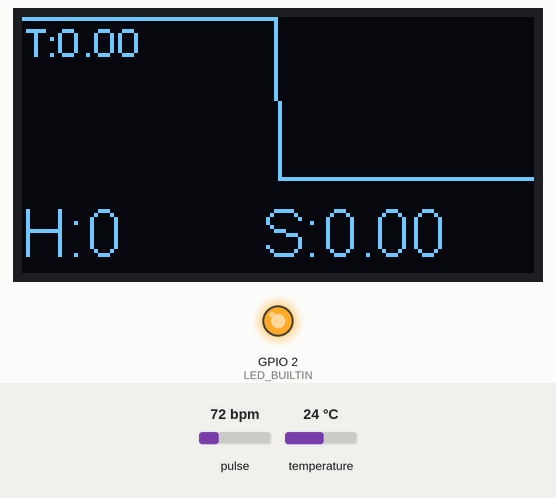
Recording of a sketch running on a simulated ESP8266 (NodeMCU). Shown: 128×64 one-colour display, output pins drawn as LEDs (lit = HIGH, except the on-board LED, lit = LOW). The inputs (shaded band) are chosen by the test bench; at power-on: pulse 72 bpm, temperature 24 °C. What the sketch prints to the serial monitor is not drawn.

Above: at 1.2 s.
1.3 s: pulse set to 100 bpm
At 4.24 s:
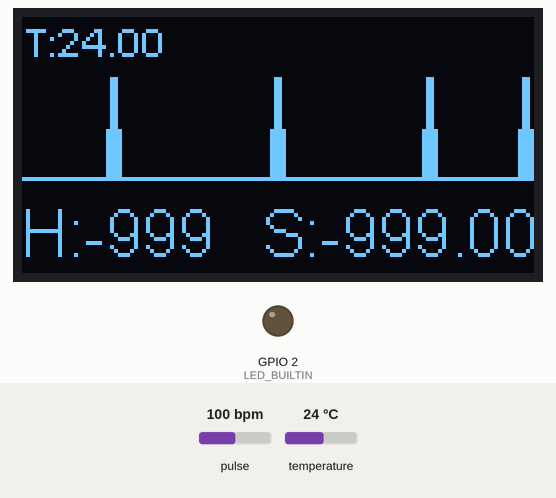
6.5 s: pulse set to 42 bpm
At 8.25 s:
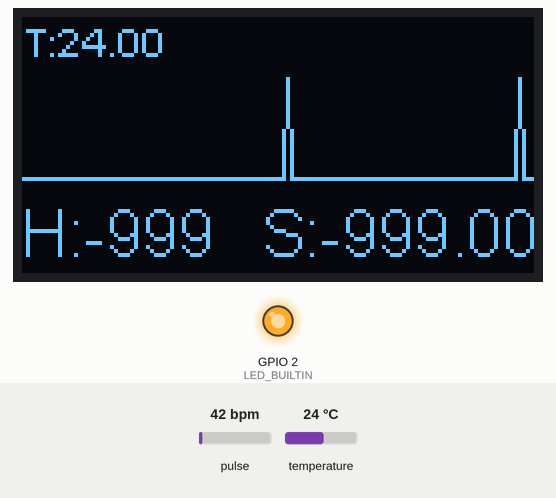
10.5 s: temperature set to 12 °C
At 14.14 s:
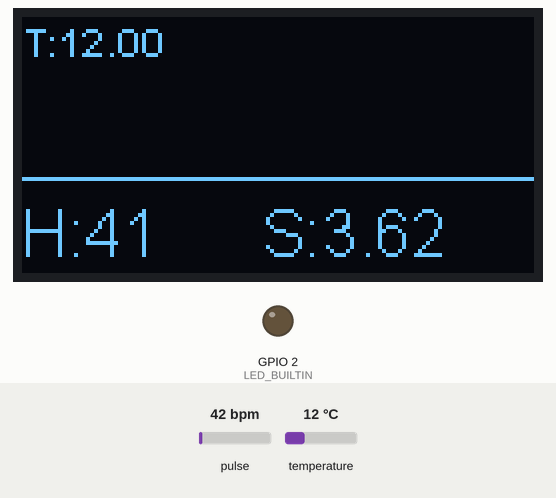
14.5 s: temperature set to 19 °C
At 18.4 s:
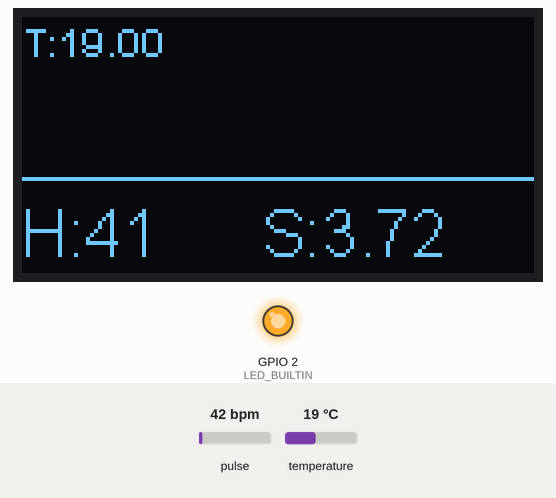
Timing chart, 0 to 18.7 s (numbered marks = the images above; inputs shaded):
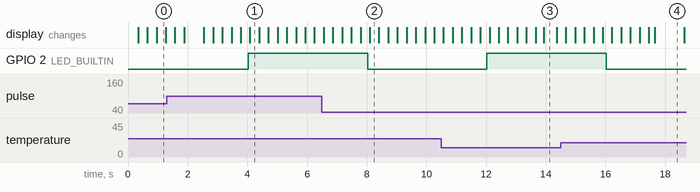

Measured:
- what the display in image 3 shows lasts 0.5 s, from 13.9 s to 14.4 s
- what the display in image 4 shows lasts 1.0 s, from 17.6 s to 18.6 s

The sketch:

ESP-01_8266_MAX30102_SPO2_temperature_oled.ino
```cpp
/*****************************************************************
* Pulse rate and SPO2 meter using the MAX30102
* https://github.com/har-in-air/ESP8266_MAX30102_SPO2_PULSE_METER
*
*
*
* This is a mashup of
* 1. sensor initialization and readout code from Sparkfun
* https://github.com/sparkfun/SparkFun_MAX3010x_Sensor_Library
*
*  2. spo2 & pulse rate analysis from
* https://github.com/aromring/MAX30102_by_RF
* (algorithm by  Robert Fraczkiewicz)
* I tweaked this to use 50Hz sample rate
*
* 3. ESP8266 AP & Webserver code from Random Nerd tutorials
* https://randomnerdtutorials.com/esp8266-nodemcu-access-point-ap-web-server/
******************************************************************/

#include <Arduino.h>
#include <Wire.h>
#include <ESP8266WiFi.h>
#include <ESPAsyncTCP.h>
//#include <ESPAsyncWebServer.h>
#include <ESPAsyncWebSrv.h>
#include "algorithm_by_RF.h"
#include "MAX30105.h"
#include "heartRate.h"
#include "SSD1306Wire.h"        //(4针)0.96寸I2C通讯128x64OLED液晶屏模块1315驱动


#define SDA 1
#define SCL 3


SSD1306Wire display(0x3c, SDA, SCL);   // ADDRESS, SDA, SCL  -  SDA and SCL usually populate automatically based on your board's pins_arduino.h e.g. https://github.com/esp8266/Arduino/blob/master/variants/nodemcu/pins_arduino.h

const char* ssidAP = "SP02-Pulse";
const char* passwordAP = "";
int arr[128] = {0}; //显示数组

AsyncWebServer server(80);

// uncomment for test : measuring actual sample rate, or to display waveform on a serial plotter
//#define MODE_DEBUG

MAX30105 sensor;


#ifdef MODE_DEBUG
uint32_t startTime;
#endif

uint32_t  aun_ir_buffer[RFA_BUFFER_SIZE]; //infrared LED sensor data
uint32_t  aun_red_buffer[RFA_BUFFER_SIZE];  //red LED sensor data
int32_t   n_heart_rate;
float     n_spo2;
int       numSamples;
float temperature;

const char index_html[] PROGMEM = R"rawliteral(
<!DOCTYPE HTML><html>
<head>
  <meta name="viewport" content="width=device-width, initial-scale=1">
  <style>
    html {
     font-family: Arial;
     margin: 0px;
     text-align: left;
    }
    td {
      color:grey;
      padding: 10px;
      }
    table {
      background-color:black;
      margin-top : 70px;
      margin-left: auto;
      margin-right: auto;
      }
    body {
      background-color:grey;
      margin:0;
      padding:0;
      font-size: 2.0rem;
      }
    .field {
      font-size: 2.5rem;
      color : green;
      }
  </style>
</head>
<body>
<table>
  <tr>
    <td>SPO2</td>
    <td class="field" id="spo2" align="right">%SPO2%</td>
    <td>&#37;</td>
  </tr>
  <tr>
    <td>Pulse</td>
    <td class="field" id="heartrate" align="right">%HEARTRATE%</td>
    <td>bpm</td>
  </tr>
    <tr>
    <td>temperature</td>
    <td class="field" id="temperature" align="right">%TEMPERATURE%</td>
    <td>C</td>
  </tr>
</table>
</body>
<script>
setInterval(function ( ) {
  var xhttp = new XMLHttpRequest();
  xhttp.onreadystatechange = function() {
    if (this.readyState == 4 && this.status == 200) {
      document.getElementById("spo2").innerHTML = this.responseText;
    }
  };
  xhttp.open("GET", "/spo2", true);
  xhttp.send();
}, 4000 ) ;
setInterval(function ( ) {
  var xhttp = new XMLHttpRequest();
  xhttp.onreadystatechange = function() {
    if (this.readyState == 4 && this.status == 200) {
      document.getElementById("heartrate").innerHTML = this.responseText;
    }
  };
  xhttp.open("GET", "/heartrate", true);
  xhttp.send();
}, 4000 ) ;
setInterval(function ( ) {
  var xhttp = new XMLHttpRequest();
  xhttp.onreadystatechange = function() {
    if (this.readyState == 4 && this.status == 200) {
      document.getElementById("temperature").innerHTML = this.responseText;
    }
  };
  xhttp.open("GET", "/temperature", true);
  xhttp.send();
}, 4000 ) ;
</script>
</html>)rawliteral";


String processor(const String& var){
    if(var == "SPO2"){
      return n_spo2 > 0 ? String(n_spo2) : String("00.00");
      }
    else if(var == "HEARTRATE"){
      return n_heart_rate > 0 ? String(n_heart_rate) : String("00");
      }
    return String();
    }


void setup() {
  Serial.begin(115200);
  Serial.println();
  Serial.println("SPO2/Pulse meter");

 // Initialising the UI will init the display too.
  display.init();
//  display.flipScreenVertically();
  display.setFont(ArialMT_Plain_10);


  // ESP8266 tx power output 20.5dBm by default
  // we can lower this to reduce power supply noise caused by tx bursts
  WiFi.setOutputPower(12);

  WiFi.softAP(ssidAP, passwordAP);
  IPAddress IP = WiFi.softAPIP();
  Serial.print("AP IP address: ");
  Serial.println(IP);

  server.on("/", HTTP_GET, [](AsyncWebServerRequest *request){
    request->send_P(200, "text/html", index_html, processor);
    });
  server.on("/spo2", HTTP_GET, [](AsyncWebServerRequest *request){
    request->send_P(200, "text/plain", n_spo2 > 0 ? String(n_spo2).c_str() : "00.00");
    });
  server.on("/heartrate", HTTP_GET, [](AsyncWebServerRequest *request){
    request->send_P(200, "text/plain", n_heart_rate > 0 ? String(n_heart_rate).c_str() : "00");
  });
  server.on("/temperature", HTTP_GET, [](AsyncWebServerRequest *request){
    request->send_P(200, "text/plain", temperature > 0 ? String(temperature).c_str() : "00");
  });
  server.begin();

  pinMode(LED_BUILTIN, OUTPUT);

  if (sensor.begin(Wire, I2C_SPEED_FAST) == false) {
    Serial.println("Error: MAX30102 not found, try cycling power to the board...");
    // indicate fault by blinking the board LED rapidly
    while (1){
      digitalWrite(LED_BUILTIN, !digitalRead(LED_BUILTIN));
      delay(100);
      }
    }
    // ref Maxim AN6409, average dc value of signal should be within 0.25 to 0.75 18-bit range (max value = 262143)
    // You should test this as per the app note depending on application : finger, forehead, earlobe etc. It even
    // depends on skin tone.
    // I found that the optimum combination for my index finger was :
    // ledBrightness=30 and adcRange=2048, to get max dynamic range in the waveform, and a dc level > 100000
  byte ledBrightness = 60; // 0 = off,  255 = 50mA
  byte sampleAverage = 4; // 1, 2, 4, 8, 16, 32
  byte ledMode = 2; // 1 = Red only, 2 = Red + IR, 3 = Red + IR + Green (MAX30105 only)
  int sampleRate = 200; // 50, 100, 200, 400, 800, 1000, 1600, 3200
  int pulseWidth = 411; // 69, 118, 215, 411
  int adcRange = 4096; // 2048, 4096, 8192, 16384

  sensor.setup(ledBrightness, sampleAverage, ledMode, sampleRate, pulseWidth, adcRange);
  sensor.getINT1(); // clear the status registers by reading
  sensor.getINT2();
  numSamples = 0;

#ifdef MODE_DEBUG
  startTime = millis();
#endif
  }


#ifdef MODE_DEBUG
void loop(){
  sensor.check();

  while (sensor.available())   {
    numSamples++;
#if 0
    // measure the sample rate FS  (in Hz) to be used by the RF algorithm
    //Serial.print("R[");
    //Serial.print(sensor.getFIFORed());
    //Serial.print("] IR[");
    //Serial.print(sensor.getFIFOIR());
    //Serial.print("] ");
    Serial.print((float)numSamples / ((millis() - startTime) / 1000.0), 2);
    Serial.println(" Hz");
#else
    // display waveform on Arduino Serial Plotter window
    Serial.print(sensor.getFIFORed());
    Serial.print(" ");
    Serial.println(sensor.getFIFOIR());
#endif

    sensor.nextSample();
  }
}

#else // normal spo2 & heart-rate measure mode

void loop() {
  float ratio,correl;
  int8_t  ch_spo2_valid;
  int8_t  ch_hr_valid;


  sensor.check();
  while (sensor.available())   {
      aun_red_buffer[numSamples] = sensor.getFIFORed();
      aun_ir_buffer[numSamples] = sensor.getFIFOIR();
      numSamples++;
      sensor.nextSample();


      if (numSamples == RFA_BUFFER_SIZE) {
        // calculate heart rate and SpO2 after RFA_BUFFER_SIZE samples (ST seconds of samples) using Robert's method
        rf_heart_rate_and_oxygen_saturation(aun_red_buffer, RFA_BUFFER_SIZE,aun_ir_buffer , &n_spo2, &ch_spo2_valid, &n_heart_rate, &ch_hr_valid, &ratio, &correl);  //这个巨坑！！没有之一，red_buffer和ir_buffer得交换位置读数才显得正常，否则乱跳数字大部分为-999，但所有例程都没有改，有没人知道为什么
        Serial.printf("SP02 ");
        if (ch_spo2_valid) Serial.print(n_spo2); else Serial.print("x");
        Serial.print(", Pulse ");
        if (ch_hr_valid) Serial.print(n_heart_rate); else Serial.print("x");

        numSamples = 0;
        // toggle the board LED. This should happen every ST (= 4) seconds if MAX30102 has been configured correctly
        digitalWrite(LED_BUILTIN, !digitalRead(LED_BUILTIN));
        temperature = sensor.readTemperature();
        Serial.print(", temp=");
        Serial.print(temperature, 4);Serial.print("°C");
        Serial.println();


        }

        //-------------oled---------------end
        // clear the display
        display.clear();
        // draw the current demo method
        display.setFont(ArialMT_Plain_16);
        display.setTextAlignment(TEXT_ALIGN_LEFT);
        display.drawString(0, 45, "H:" + String(n_heart_rate));
        display.drawString(60, 45, "S:" + String(n_spo2));
        display.setFont(ArialMT_Plain_10);
        display.drawString(0, 0, "T:" + String(temperature));

        //-------------oled---------------end

    }
        if (checkForBeat(aun_red_buffer[numSamples-1]) == true and aun_red_buffer[numSamples-1] > 20000){arr[127] =15;}else{arr[127] =40;}
        for(int i=0;i<127;i++){
          display.drawLine(i, arr[i], i+1, arr[i+1]);
          arr[i] = arr[i+1];
          }
        // write the buffer to the display oled
        display.display();
  }

#endif
```

algorithm_by_RF.h
```cpp
/*
 * Created by Robert Fraczkiewicz, 01/2018
 * New signal processing methodology for obtaining heart rate and SpO2 data
 * from the MAX30102 sensor manufactured by MAXIM Integrated Products, Inc.
 */
/*******************************************************************************
* Copyright (C) 2017 Robert Fraczkiewicz, All Rights Reserved.
*
* Permission is hereby granted, free of charge, to any person obtaining a
* copy of this software and associated documentation files (the "Software"),
* to deal in the Software without restriction, including without limitation
* the rights to use, copy, modify, merge, publish, distribute, sublicense,
* and/or sell copies of the Software, and to permit persons to whom the
* Software is furnished to do so, subject to the following conditions:
*
* The above copyright notice and this permission notice shall be included
* in all copies or substantial portions of the Software.
*
* THE SOFTWARE IS PROVIDED "AS IS", WITHOUT WARRANTY OF ANY KIND, EXPRESS
* OR IMPLIED, INCLUDING BUT NOT LIMITED TO THE WARRANTIES OF
* MERCHANTABILITY, FITNESS FOR A PARTICULAR PURPOSE AND NONINFRINGEMENT.
* IN NO EVENT SHALL ROBERT FRACZKIEWICZ BE LIABLE FOR ANY CLAIM, DAMAGES
* OR OTHER LIABILITY, WHETHER IN AN ACTION OF CONTRACT, TORT OR OTHERWISE,
* ARISING FROM, OUT OF OR IN CONNECTION WITH THE SOFTWARE OR THE USE OR
* OTHER DEALINGS IN THE SOFTWARE.
*
* The mere transfer of this software does not imply any licenses
* of trade secrets, proprietary technology, copyrights, patents,
* trademarks, maskwork rights, or any other form of intellectual
* property whatsoever. Robert Fraczkiewicz retains all
* ownership rights.
*******************************************************************************
*/
#ifndef ALGORITHM_BY_RF_H_
#define ALGORITHM_BY_RF_H_
#include <Arduino.h>

/*
 * Settable parameters
 * Leave these alone if your circuit and hardware setup match the defaults
 * described in this code's Instructable. Typically, different sampling rate
 * and/or sample length would require these paramteres to be adjusted.
 */
 // HN changed FS to 50Hz
#define ST 4      // Sampling time in s. WARNING: if you change ST, then you MUST recalcuate the sum_X2 parameter below!
#define FS 50     // Sampling frequency in Hz. WARNING: if you change FS, then you MUST recalcuate the sum_X2 parameter below!
// Sum of squares of ST*FS numbers from -mean_X (see below) to +mean_X incremented be one. For example, given ST=4 and FS=50,
// the sum consists of 200 terms: (-99.5)^2 + (-98.5)^2 + (-97.5)^2 + ... + (97.5)^2 + (98.5)^2 + (99.5)^2
// The sum is symmetrc, so you can evaluate it by multiplying its positive half by 2. It is precalcuated here for enhanced
// performance.
const float sum_X2 = 666650.0; // WARNING: you MUST recalculate this sum if you changed either ST or FS above!
// WARNING: The two parameters below are CRUCIAL! Proper HR evaluation depends on these.
#define MAX_HR 180  // Maximal heart rate. To eliminate erroneous signals, calculated HR should never be greater than this number.
#define MIN_HR 40   // Minimal heart rate. To eliminate erroneous signals, calculated HR should never be lower than this number.
// Minimal ratio of two autocorrelation sequence elements: one at a considered lag to the one at lag 0.
// Good quality signals must have such ratio greater than this minimum.
const float min_autocorrelation_ratio = 0.5;
// Pearson correlation between red and IR signals.
// Good quality signals must have their correlation coefficient greater than this minimum.
const float min_pearson_correlation = 0.8;

/*
 * Derived parameters
 * Do not touch these!
 *
 */
const int32_t RFA_BUFFER_SIZE = FS*ST; // Number of smaples in a single batch
const int32_t FS60 = FS*60;  // Conversion factor for heart rate from bps to bpm
const int32_t LOWEST_PERIOD = FS60/MAX_HR; // Minimal distance between peaks
const int32_t HIGHEST_PERIOD = FS60/MIN_HR; // Maximal distance between peaks
const float mean_X = (float)(RFA_BUFFER_SIZE-1)/2.0; // Mean value of the set of integers from 0 to RFA_BUFFER_SIZE-1. For ST=4 and FS=50 it's equal to 99.5.

void rf_heart_rate_and_oxygen_saturation(uint32_t *pun_ir_buffer, int32_t n_ir_buffer_length, uint32_t *pun_red_buffer, float *pn_spo2, int8_t *pch_spo2_valid, int32_t *pn_heart_rate,
                                        int8_t *pch_hr_valid, float *ratio, float *correl);
float rf_linear_regression_beta(float *pn_x, float xmean, float sum_x2);
float rf_autocorrelation(float *pn_x, int32_t n_size, int32_t n_lag);
float rf_rms(float *pn_x, int32_t n_size, float *sumsq);
float rf_Pcorrelation(float *pn_x, float *pn_y, int32_t n_size);
void rf_initialize_periodicity_search(float *pn_x, int32_t n_size, int32_t *p_last_periodicity, int32_t n_max_distance, float min_aut_ratio, float aut_lag0);
void rf_signal_periodicity(float *pn_x, int32_t n_size, int32_t *p_last_periodicity, int32_t n_min_distance, int32_t n_max_distance, float min_aut_ratio, float aut_lag0, float *ratio);

#endif /* ALGORITHM_BY_RF_H_ */
```

heartRate.h
```cpp
/*
 Optical Heart Rate Detection (PBA Algorithm)
 By: Nathan Seidle
 SparkFun Electronics
 Date: October 2nd, 2016

 Given a series of IR samples from the MAX30105 we discern when a heart beat is occurring
 Let's have a brief chat about what this code does. We're going to try to detect
 heart-rate optically. This is tricky and prone to give false readings. We really don't
 want to get anyone hurt so use this code only as an example of how to process optical
 data. Build fun stuff with our MAX30105 breakout board but don't use it for actual
 medical diagnosis.
 Excellent background on optical heart rate detection:
 http://www.ti.com/lit/an/slaa655/slaa655.pdf
 Good reading:
 http://www.techforfuture.nl/fjc_documents/mitrabaratchi-measuringheartratewithopticalsensor.pdf
 https://fruct.org/publications/fruct13/files/Lau.pdf
 This is an implementation of Maxim's PBA (Penpheral Beat Amplitude) algorithm. It's been
 converted to work within the Arduino framework.
*/

/* Copyright (C) 2016 Maxim Integrated Products, Inc., All Rights Reserved.
*
* Permission is hereby granted, free of charge, to any person obtaining a
* copy of this software and associated documentation files (the "Software"),
* to deal in the Software without restriction, including without limitation
* the rights to use, copy, modify, merge, publish, distribute, sublicense,
* and/or sell copies of the Software, and to permit persons to whom the
* Software is furnished to do so, subject to the following conditions:
*
* The above copyright notice and this permission notice shall be included
* in all copies or substantial portions of the Software.
*
* THE SOFTWARE IS PROVIDED "AS IS", WITHOUT WARRANTY OF ANY KIND, EXPRESS
* OR IMPLIED, INCLUDING BUT NOT LIMITED TO THE WARRANTIES OF
* MERCHANTABILITY, FITNESS FOR A PARTICULAR PURPOSE AND NONINFRINGEMENT.
* IN NO EVENT SHALL MAXIM INTEGRATED BE LIABLE FOR ANY CLAIM, DAMAGES
* OR OTHER LIABILITY, WHETHER IN AN ACTION OF CONTRACT, TORT OR OTHERWISE,
* ARISING FROM, OUT OF OR IN CONNECTION WITH THE SOFTWARE OR THE USE OR
* OTHER DEALINGS IN THE SOFTWARE.
*
* Except as contained in this notice, the name of Maxim Integrated
* Products, Inc. shall not be used except as stated in the Maxim Integrated
* Products, Inc. Branding Policy.
*
* The mere transfer of this software does not imply any licenses
* of trade secrets, proprietary technology, copyrights, patents,
* trademarks, maskwork rights, or any other form of intellectual
* property whatsoever. Maxim Integrated Products, Inc. retains all
* ownership rights.
*
*/

#if (ARDUINO >= 100)
 #include "Arduino.h"
#else
 #include "WProgram.h"
#endif

bool checkForBeat(int32_t sample);
int16_t averageDCEstimator(int32_t *p, uint16_t x);
int16_t lowPassFIRFilter(int16_t din);
int32_t mul16(int16_t x, int16_t y);
```

Source omitted: algorithm_by_RF.cpp (12277 bytes), heartRate.cpp (5300 bytes)
